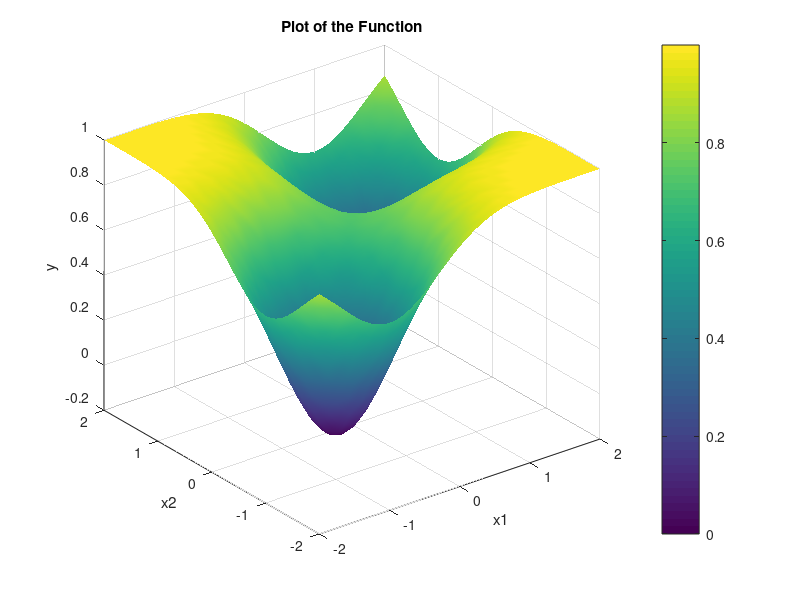

This figure's MATLAB source:
% Define the grid for x and y
[x1, x2] = meshgrid(-2:0.1:2, -2:0.1:2);

% Define the target points t1 and t2
t1 = [1, 1];  % Target point 1
t2 = [-1, -1]; % Target point 2

% Compute the distances and the function values
distance1 = (x1 - t1(1)).^2 + (x2 - t1(2)).^2;
distance2 = (x1 - t2(1)).^2 + (x2 - t2(2)).^2;
y = -exp(-distance1) - exp(-distance2) + 1;

% Plot the surface
figure;
surf(x1, x2, y);
xlabel('x1');
ylabel('x2');
zlabel('y');
title('Plot of the Function');
shading interp;
colorbar;